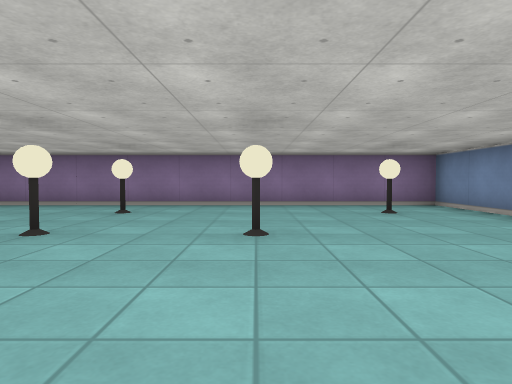
View 1 (above)

13 first-person views from a walk through a cub3D ray-caster map. The camera is about half as high as the walls, tilts 2° down and sees 75° across. The floor is counted in squares. Each view is taken from the middle of a square. On the plan, view 1 faces up. The plan holds only what a view shows up to about 9 squares ahead; the rest is blank.

View 2
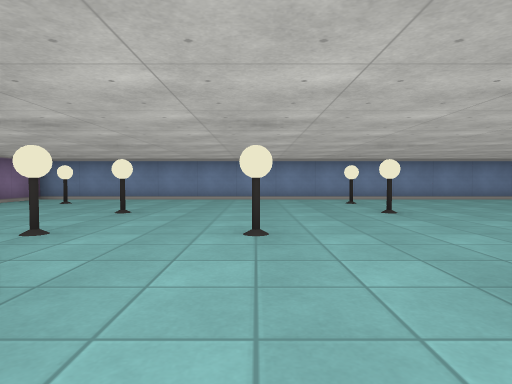

View 3
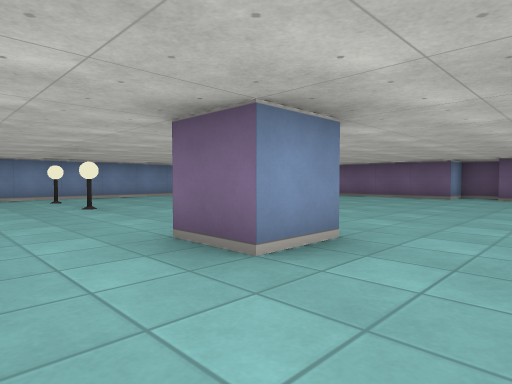

View 4
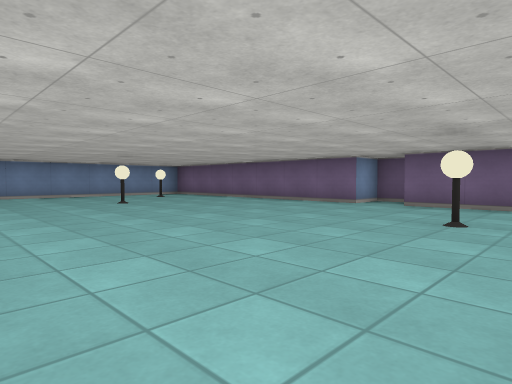

View 5
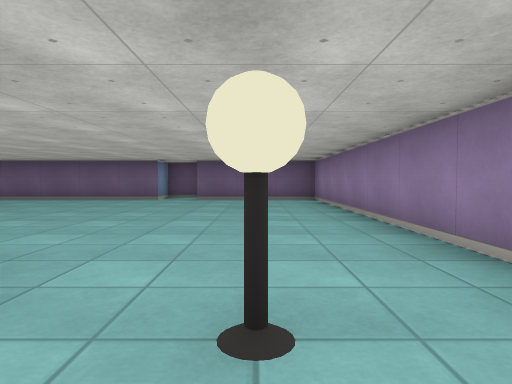

View 6
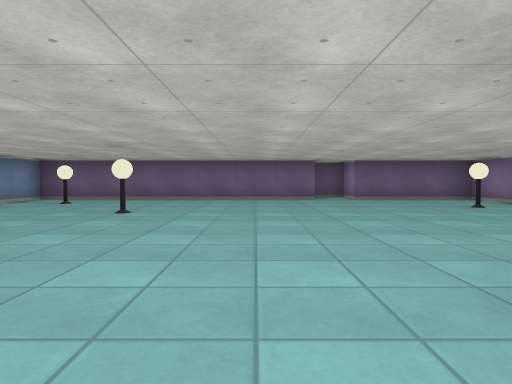

View 7
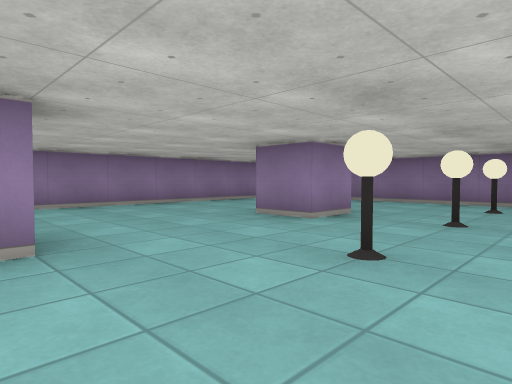

View 8
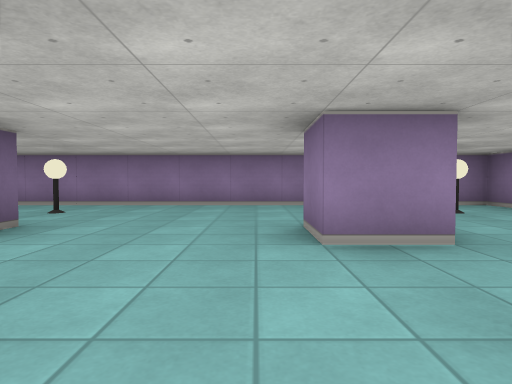

View 9
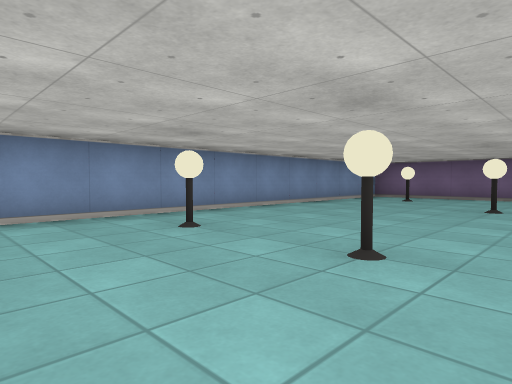

View 10
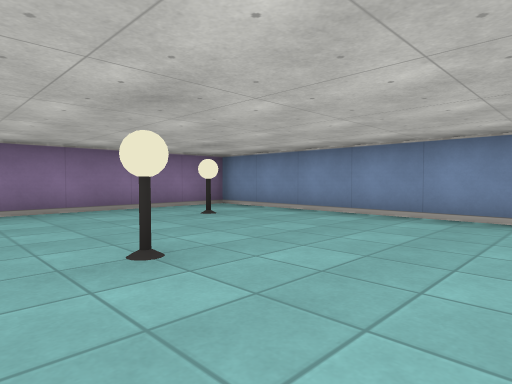

View 11
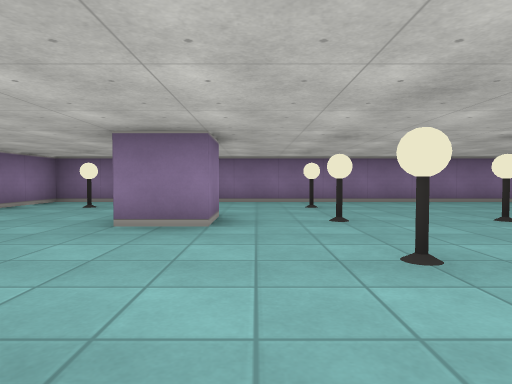

View 12
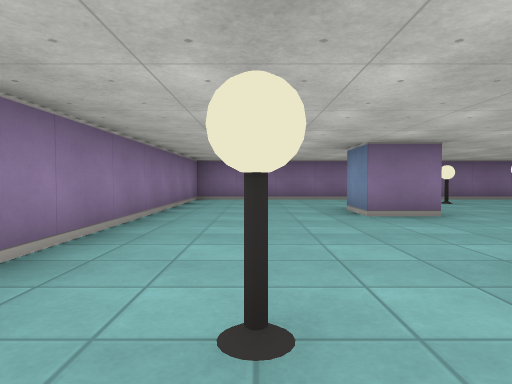

View 13
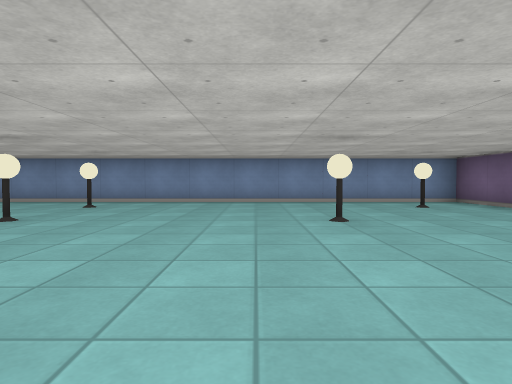

### Floor plan
Points are (right, up) in squares from view 1. A wall is a line through its corners. A room is listed if a view was taken in it or the views show most of it. See-through windows are left out.
Room 1 (views 1, 2, 3, 4, 5, 6, 7, 8, 9, 10, 11, 12, 13)
walls: (-4.5, -1.6) (-4.5, -0.5) (-3.5, -0.5); (-3.5, 3.6) (-3.5, 2.5) (-4.5, 2.5) (-4.5, 3.5); (-4.4, -9.5) (-3.5, -9.5) (-3.5, -8.5) (3.5, -8.5) (3.5, 6.5) (-7.5, 6.5) (-7.5, -8.5) (-4.5, -8.5) (-4.5, -9)
objects: lamp (-6, -6); lamp (-6, -1); lamp (-6, 5); lamp (-2, 1); lamp (-2, 3); lamp (-2, 5); lamp (0, -5); lamp (0, -1); lamp (0, 3); lamp (2, -7); lamp (2, -1); lamp (2, 5)

Where each view was taken, in squares from view 1:
view 1: 0 up, 0 right, facing up
view 2: 1 up, 5 left, facing right
view 3: 1 up, 6 left, facing down-right
view 4: 2 down, 7 left, facing down-right
view 5: 0 up, 6 left, facing down
view 6: 0 up, 2 left, facing down
view 7: 1 down, 1 left, facing up-left
view 8: 2 up, 1 left, facing left
view 9: 1 up, 1 left, facing down-right
view 10: 1 up, 1 left, facing up-right
view 11: 1 down, 3 left, facing up
view 12: 2 down, 6 left, facing up
view 13: 4 down, 4 left, facing right
